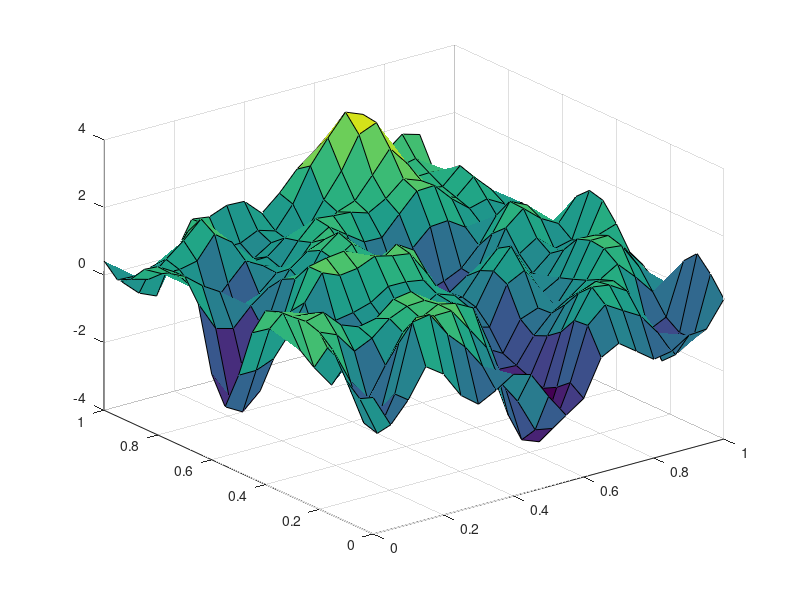

MATLAB code for this plot:
close all;
clear all;
clc;

% choose a kernel (covariance function)
kernel = 2;
switch kernel
    case 1; k = @(x,y) 1*x'*y;
    case 2; k = @(x,y) exp(-100*(x-y)'*(x-y));
    case 4; k = @(x,y) exp(-1*sqrt((x-y)'*(x-y)));
    case 6; k = @(x,y) exp(-100*min(abs(x-y),abs(x+y)));
end

% choose points at which to sample
points = (0:0.05:1)';
[U,V] = meshgrid(points,points);
x = [U(:) V(:)]';
n = size(x,2);

% construct the covariance matrix
C = zeros(n,n);
for ii = 1:n
    for jj = 1:n
        C(ii,jj) = k(x(:,ii),x(:,jj));
    end
end

%sample from the Guassian process at these points
u = randn(n,1);     %sample u ~ N(0, I)
[A,S,B] = svd(C);   %factor C = ASB'
z = A*sqrt(S)*u;    %z = AS^.5u ~ N

%plot
figure(2);clf;
Z = reshape(z, sqrt(n), sqrt(n));
surf(U,V,Z);
